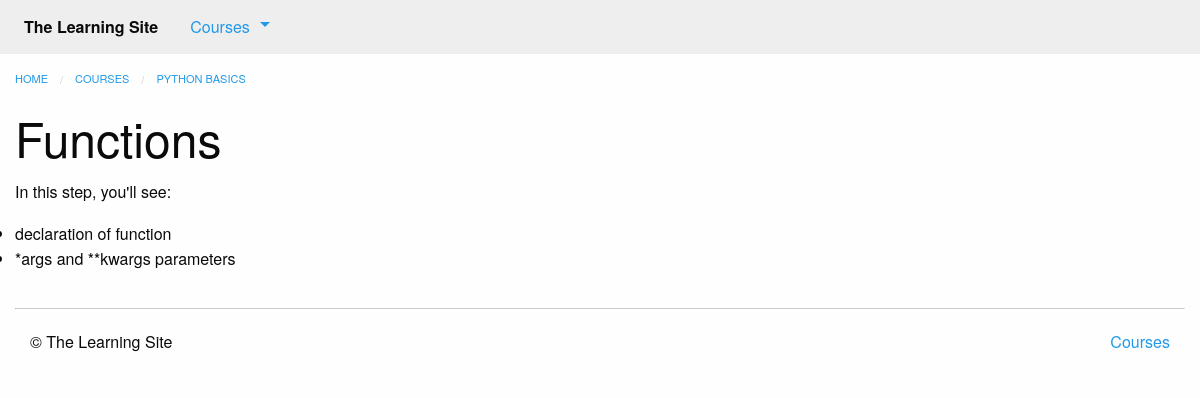
/courses/1/t1/, run on an earlier commit of the app's database.
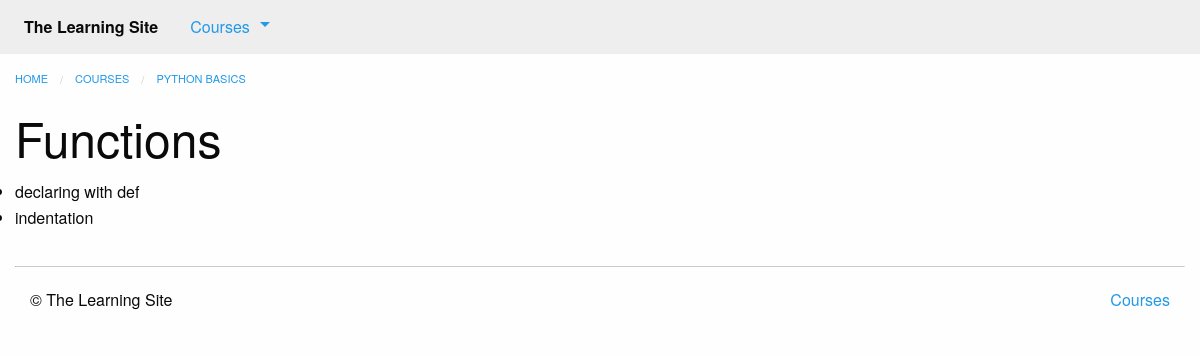
And on a later commit of the database.
### courses/models.py (models this page shows, shortened)
class Step(models.Model):
    title = models.CharField(max_length=255)
    description = models.TextField()
    order = models.IntegerField(default=0)
    course = models.ForeignKey(Course, on_delete=models.CASCADE)
    class Meta:
        abstract = True
        ordering = ['order',]

class Text(Step):
    content = models.TextField(blank=True, default='')

class Course(models.Model):
    created_at = models.DateTimeField(auto_now_add=True)
    title = models.CharField(max_length=255)
    description = models.TextField()

### courses/views.py (the view)
# urls.py: path('<int:course_pk>/t<int:step_pk>/', views.text_detail, name='text'),
def text_detail(request, course_pk, step_pk):
    step = get_object_or_404(models.Text, course_id=course_pk, pk=step_pk)
    return render(request, 'courses/text_detail.html', {'step': step})

### courses/templatetags/course_extras.py (called while the page is built)
@register.inclusion_tag('courses/course_nav.html')
def nav_courses_list():
    courses = Course.objects.all()[:5]
    return {'courses': courses}

@register.filter('markdown_to_html')
def markdown_to_html(markdown_text):
    html_body = markdown2.markdown(markdown_text)
    return mark_safe(html_body)

### courses/templates/courses/text_detail.html (shortened to what this page needs)
{% extends "courses/layout.html" %}
{% load course_extras %}
{% block breadcrumbs %}
    <li><a href="{% url 'courses:detail' pk=step.course.pk %}">{{ step.course.title }}</a></li>
{% endblock %}
{% block content %}
    <div class="row columns">
        <article>
            {{ block.super }}
            <h1>{{ step.title }}</h1>
            {{ step.content|markdown_to_html }}
        </article>
    </div>
{% endblock %}

What changed in the data, as far as the page shows it:
changed Text "Functions": content "In this step, you'll see: declaration of function *args and **kwargs parameters" → "declaring with def indentation"
